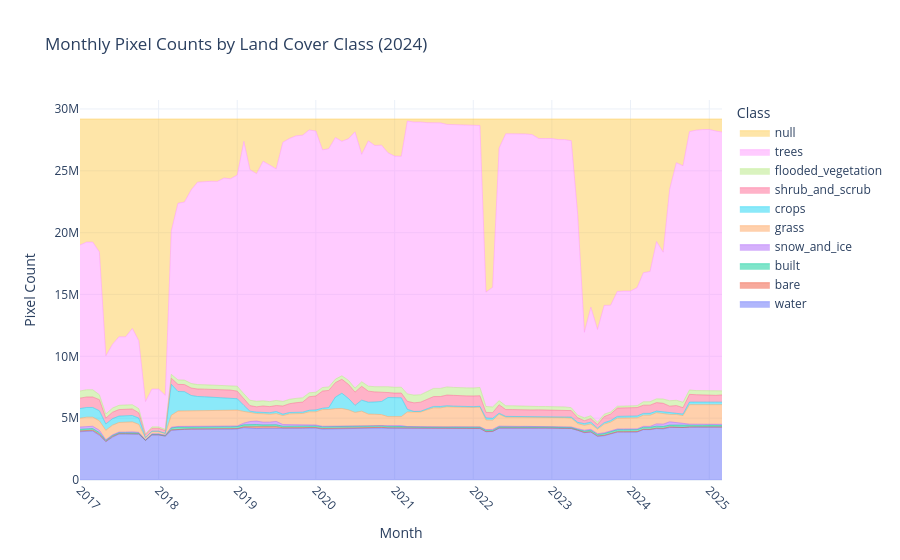

Source (notebook cell):
### Code cell
# load data frame from csv
filepath = '/Users/beckyxu/Downloads/moving_avg_pixel_counts_2016_2025_res10_test.csv'
pipeline = LandUseTStoSupabasePipeline(project_code="001", file_path=filepath)
pipeline.process_landuse_pipeline()
